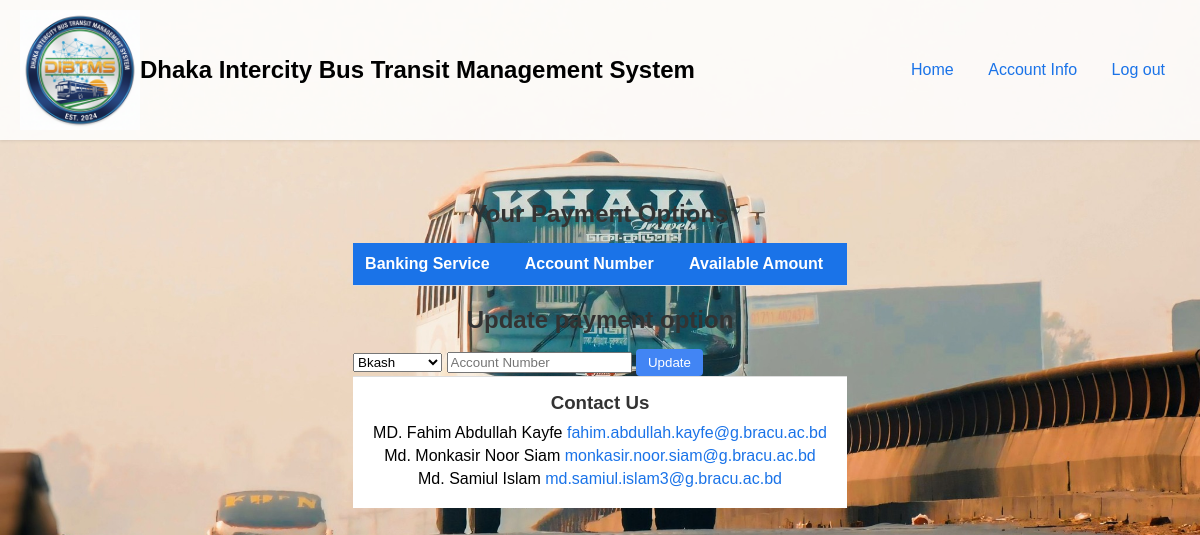
The page /payment_options.php (signed in) on the database as committed earlier.
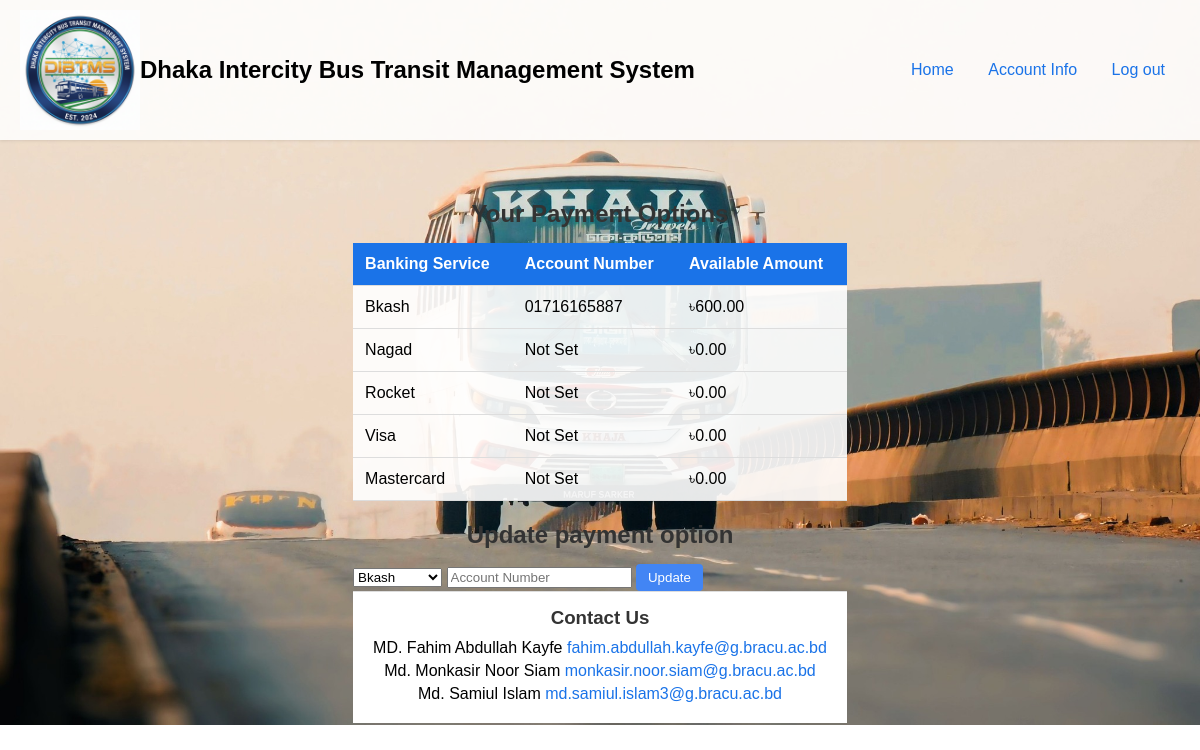
The same page on the database as committed later.
### tables this page shows
CREATE TABLE `payment_options` (
  `p_id` int(6) NOT NULL,
  `banking_service_name` varchar(20) NOT NULL,
  `acc_number` varchar(30) DEFAULT NULL,
  `amount` int(11) DEFAULT NULL
);

### payment_options.php (the view, shortened to what this page needs)
<?php
    include("header.php");
    include("database.php");
?>
<!DOCTYPE html>
<html lang="en">
<head>
    <link rel="stylesheet" href="styles/main.css">
</head>
<body>
<?php
    $user_id = $_SESSION["id"];
    $sql = "SELECT pa.*
            FROM payment_options pa
            LEFT JOIN passengers p ON p.p_id = pa.p_id
            WHERE p.p_id = '$user_id'";
    $result = mysqli_query($conn, $sql);
?>
<body>
    <div class='payment-options'>
        <h2>Your Payment Options</h2>
        <table class="payment-table">
            <thead>
                <tr>
                    <th>Banking Service</th>
                    <th>Account Number</th>
                    <th>Available Amount</th>
                </tr>
            </thead>
            <tbody>
                <?php
                while($row = mysqli_fetch_assoc($result)) {
                    echo "<tr>";
                    echo "<td>" . htmlspecialchars($row['banking_service_name']) . "</td>";
                    echo "<td>" . (is_null($row['acc_number']) ? "Not Set" : htmlspecialchars($row['acc_number'])) . "</td>";
                    echo "<td>৳" . number_format($row['amount'], 2) . "</td>";
                    echo "</tr>";
                }
                ?>
            </tbody>
        </table>
    <div class="button-container">
        <h2>Update payment option</h2>
        <form method="post" class="add-form">
            <select name="banking_service" required>
                <option value="Bkash">Bkash</option>
            </select>
            <input type="text" name="acc_number" placeholder="Account Number" required>
            <button type="submit" name="update" class="edit-btn">Update</button>
        </form>
        </div>
</body>

### header.php (shortened to what this page needs)
<!DOCTYPE html>
<html lang="en">
<head>
    <link rel="stylesheet" href="styles/main.css">
</head>
<header>
    <img src="DIBTMS_logo.png" alt="Dhaka Intercity Bus Transit Management System logo">
    <h2>Dhaka Intercity Bus Transit Management System</h2>
    <nav>
    <?php
        if(empty($_SESSION["id"])){
            ?>
            <a href="home.php">Home</a>
            <a href="login.php">Login</a>
            <a href="registration.php">Register</a>
            <?php
        }
        else {
            if(substr($_SESSION["id"], 0, 1) == 1){
                ?>
                <a href="admin.php">Home</a>
                <a href="account.php">Account Info</a>
                <a href="logout.php">Log out</a>
                <?php
            }
            elseif(substr($_SESSION["id"], 0, 1) == 2){
                ?>
                <a href="manager.php">Home</a>
                <a href="account.php">Account Info</a>
                <a href="logout.php">Log out</a>
                <?php
            }
            else{
                ?>
                <a href="passenger.php">Home</a>
                <a href="account.php">Account Info</a>
                <a href="logout.php">Log out</a>
                <?php
            }
        }
    ?>
    </nav>
</header>
</html>

### styles/main.css (style rules this page uses)
body { margin: 0; padding: 0; font-family: Arial, sans-serif; display: flex; flex-direction: column; min-height: 100vh; background-image: url('../bg.jpg'); background-size: cover; background-position: center -175px; background-repeat: no-repeat; }
header { display: flex; align-items: center; padding: 10px 20px; background-color: rgba(255, 255, 255, 0.85); box-shadow: 0 1px 3px rgba(0,0,0,0.1); }
header img { max-width: 120px; height: auto; }
nav { margin-left: auto; }
nav a { display: inline-block; padding: 6px 12px; margin: 0 3px; color: #1a73e8; text-decoration: none; border-radius: 4px; }
footer { background-color: rgba(255, 255, 255, 1); padding: 15px 20px; text-align: center; border-top: 1px solid #ddd; }
.footer-content h3 { margin: 0 0 10px 0; color: #333; }
.footer-content .author-info p { margin: 5px 0; }
.footer-content .author-info a { color: #1a73e8; text-decoration: none; }
.payment-options { max-width: 800px; margin: 20px auto; padding: 20px; }
.payment-options h2 { text-align: center; color: #333; margin-bottom: 15px; }
.payment-table { width: 100%; border-collapse: collapse; background-color: rgba(255,255,255,0.9); }
.payment-table th, .payment-table td { padding: 12px; border-bottom: 1px solid #ddd; text-align: left; }
.payment-table th { background-color: #1a73e8; color: white; }
.edit-btn { padding: 6px 12px; background-color: #4285f4; color: white; border: none; border-radius: 4px; cursor: pointer; }

Rows that differ between the two databases and show on the page:
added payment_options: banking_service_name "Bkash", acc_number "01716165887", amount "600.00"
added payment_options: banking_service_name "Nagad", shows "Not Set", amount "0.00"
added payment_options: banking_service_name "Rocket", shows "Not Set", amount "0.00"
added payment_options: banking_service_name "Visa", shows "Not Set", amount "0.00"
added payment_options: banking_service_name "Mastercard", shows "Not Set", amount "0.00"
